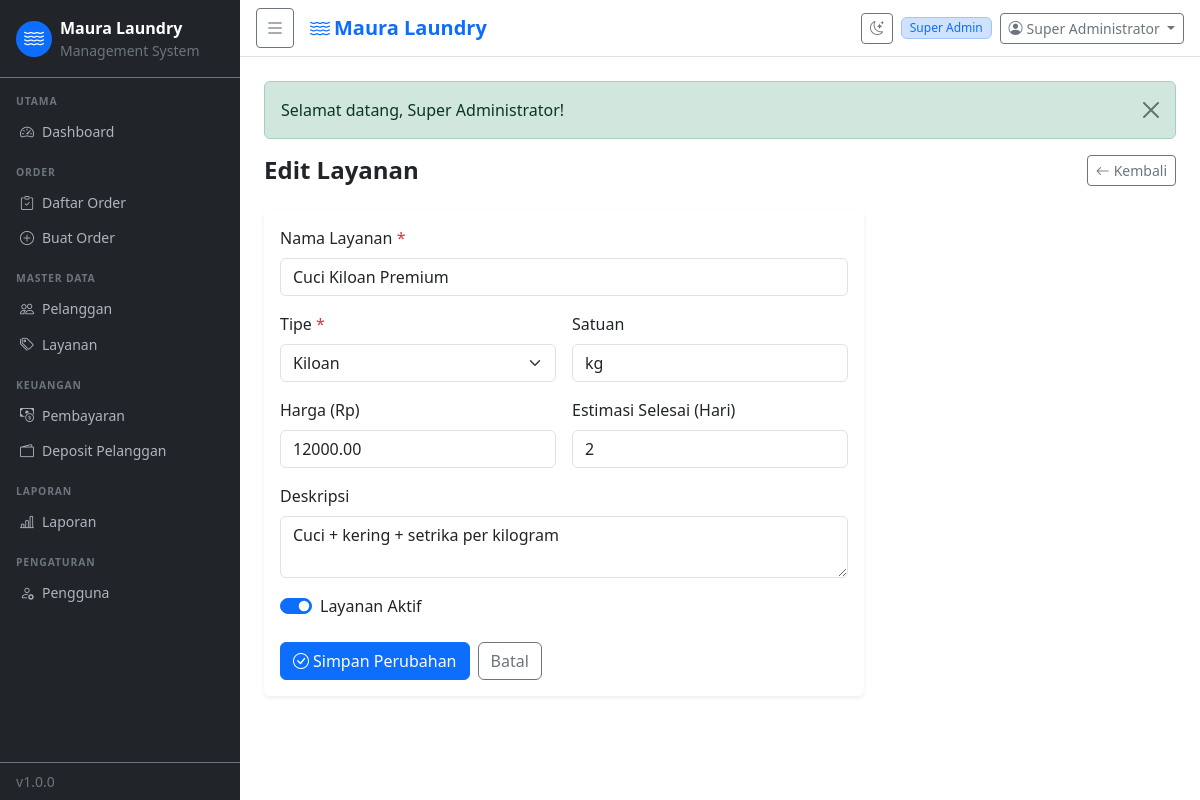
The page /pages/services/edit.php?id=2 (signed in) on the database its author committed.
### tables this page shows
CREATE TABLE `users` (
  `id` int(11) NOT NULL AUTO_INCREMENT,
  `role_id` int(11) NOT NULL,
  `name` varchar(100) NOT NULL,
  `username` varchar(50) NOT NULL,
  `email` varchar(150) NOT NULL,
  `phone` varchar(20) DEFAULT NULL,
  `password` varchar(255) NOT NULL,
  `email_verified` tinyint(1) NOT NULL DEFAULT 0,
  `email_token` varchar(100) DEFAULT NULL,
  `reset_token` varchar(100) DEFAULT NULL,
  `reset_expires` datetime DEFAULT NULL,
  `is_active` tinyint(1) NOT NULL DEFAULT 1,
  `created_at` datetime DEFAULT CURRENT_TIMESTAMP,
  PRIMARY KEY (`id`),
  UNIQUE KEY `username` (`username`),
  UNIQUE KEY `email` (`email`),
  KEY `role_id` (`role_id`),
  CONSTRAINT `u_role` FOREIGN KEY (`role_id`) REFERENCES `roles` (`id`)
);

CREATE TABLE `roles` (
  `id` int(11) NOT NULL AUTO_INCREMENT,
  `name` varchar(50) NOT NULL,
  `description` varchar(255) DEFAULT NULL,
  `created_at` datetime DEFAULT CURRENT_TIMESTAMP,
  PRIMARY KEY (`id`),
  UNIQUE KEY `name` (`name`)
);

CREATE TABLE `services` (
  `id` int(11) NOT NULL AUTO_INCREMENT,
  `name` varchar(100) NOT NULL,
  `type` enum('kiloan','satuan','express') NOT NULL,
  `price` decimal(10,2) NOT NULL,
  `unit` varchar(20) NOT NULL DEFAULT 'kg',
  `duration_days` int(11) NOT NULL DEFAULT 3,
  `description` text DEFAULT NULL,
  `is_active` tinyint(1) NOT NULL DEFAULT 1,
  `created_at` datetime DEFAULT CURRENT_TIMESTAMP,
  PRIMARY KEY (`id`)
);

### includes/auth.php (called while the page is built, shortened)
<?php
function is_logged_in(): bool {
    return !empty($_SESSION['user_id']);
}
function current_user(): ?array {
    static $user = null;
    if ($user === null) {
        $db   = db();
        $stmt = $db->prepare(
            "SELECT u.*, r.name AS role_name FROM users u
             JOIN roles r ON r.id = u.role_id
             WHERE u.id = ? AND u.is_active = 1"
        );
        $stmt->bind_param('i', $_SESSION['user_id']);
        $stmt->execute();
        $user = $stmt->get_result()->fetch_assoc();
    }
    return $user;
}
function user_permissions(): array {
    static $perms = null;
    if ($perms !== null) return $perms;
    $user = current_user();
    $db   = db();
    $stmt = $db->prepare(
        "SELECT p.name FROM permissions p
         JOIN role_permissions rp ON rp.permission_id = p.id
         WHERE rp.role_id = ?"
    );
    $stmt->bind_param('i', $user['role_id']);
    $stmt->execute();
    $result = $stmt->get_result();
    $perms  = [];
    while ($row = $result->fetch_assoc()) {
        $perms[] = $row['name'];
    }
    return $perms;
}
function can(string $permission): bool {
    return in_array($permission, user_permissions(), true);
}
function require_permission(string $permission): void {
    if (!can($permission)) {
        flash('error', 'Anda tidak memiliki akses ke halaman ini.');
        redirect(APP_URL . '/pages/dashboard.php');
    }
}

### includes/functions.php (called while the page is built, shortened)
<?php
function get_flash(): ?array {
    $f = $_SESSION['flash'] ?? null;
    return $f;
}
function h(string $s): string {
    return htmlspecialchars($s, ENT_QUOTES, 'UTF-8');
}

### pages/services/edit.php (the view, shortened to what this page needs)
<?php
require_once __DIR__ . '/../../../includes/functions.php';
require_once __DIR__ . '/../../../includes/auth.php';
require_permission('services.edit');
$db = db(); $id = (int)($_GET['id'] ?? 0); $errors = [];
$stmt = $db->prepare("SELECT * FROM services WHERE id = ?");
$stmt->bind_param('i', $id); $stmt->execute();
$svc = $stmt->get_result()->fetch_assoc(); $stmt->close();
require_once __DIR__ . '/../../includes/header.php';
?>
<div class="d-flex justify-content-between align-items-center mb-4">
  <h4 class="fw-bold mb-0">Edit Layanan</h4>
  <a href="<?= APP_URL ?>/pages/services/index.php" class="btn btn-outline-secondary btn-sm"><i class="bi bi-arrow-left me-1"></i>Kembali</a>
</div>
<div class="card border-0 shadow-sm" style="max-width:600px">
  <div class="card-body">
    <form method="POST" novalidate>
      <div class="mb-3">
        <label class="form-label">Nama Layanan <span class="text-danger">*</span></label>
        <input type="text" name="name" class="form-control" value="<?= h($svc['name']) ?>" required autofocus>
      </div>
      <div class="row g-3 mb-3">
        <div class="col-md-6">
          <label class="form-label">Tipe <span class="text-danger">*</span></label>
          <select name="type" class="form-select" required>
            <?php foreach (['kiloan','satuan','express'] as $t): ?>
              <option value="<?= $t ?>" <?= $svc['type']===$t?'selected':'' ?>><?= ucfirst($t) ?></option>
            <?php endforeach; ?>
          </select>
        </div>
        <div class="col-md-6">
          <label class="form-label">Satuan</label>
          <input type="text" name="unit" class="form-control" value="<?= h($svc['unit']) ?>">
        </div>
      </div>
      <div class="row g-3 mb-3">
        <div class="col-md-6">
          <label class="form-label">Harga (Rp)</label>
          <input type="number" name="price" class="form-control" min="0" step="500" value="<?= h($svc['price']) ?>">
        </div>
        <div class="col-md-6">
          <label class="form-label">Estimasi Selesai (Hari)</label>
          <input type="number" name="duration_days" class="form-control" min="1" value="<?= h($svc['duration_days']) ?>">
        </div>
      </div>
      <div class="mb-3">
        <label class="form-label">Deskripsi</label>
        <textarea name="description" class="form-control" rows="2"><?= h($svc['description'] ?? '') ?></textarea>
      </div>
      <div class="mb-4">
        <div class="form-check form-switch">
          <input class="form-check-input" type="checkbox" name="is_active" id="isActive" <?= $svc['is_active'] ? 'checked' : '' ?>>
          <label class="form-check-label" for="isActive">Layanan Aktif</label>
        </div>
      </div>
      <div class="d-flex gap-2">
        <button type="submit" class="btn btn-primary"><i class="bi bi-check-circle me-1"></i>Simpan Perubahan</button>
        <a href="<?= APP_URL ?>/pages/services/index.php" class="btn btn-outline-secondary">Batal</a>
      </div>
    </form>
  </div>
</div>
<?php require_once __DIR__ . '/../../includes/footer.php'; ?>

### includes/header.php (shortened to what this page needs)
<?php
$user  = current_user();
$flash = get_flash();
?>
<!DOCTYPE html>
<html lang="id">
<head>
  <link rel="stylesheet" href="https://cdn.jsdelivr.net/npm/bootstrap@5.3.8/dist/css/bootstrap.min.css">
  <link rel="stylesheet" href="https://cdn.jsdelivr.net/npm/bootstrap-icons@1.13.2/font/bootstrap-icons.min.css">
  <link rel="stylesheet" href="<?= APP_URL ?>/assets/css/style.css">
</head>
<body>
<div class="wrapper d-flex">
  <?php require_once __DIR__ . '/sidebar.php'; ?>
  <div class="main-content flex-grow-1">
    <nav class="navbar navbar-expand-lg navbar-light bg-white border-bottom px-3 py-2">
      <button class="btn btn-sm btn-outline-secondary me-3" id="sidebarToggle">
        <i class="bi bi-list fs-5"></i>
      </button>
      <span class="navbar-brand mb-0 fw-semibold text-primary">
        <i class="bi bi-water me-1"></i><?= APP_NAME ?>
      </span>
      <div class="ms-auto d-flex align-items-center gap-2">
        <button class="btn btn-sm btn-outline-secondary" id="darkToggle" title="Toggle tema">
          <i class="bi bi-moon-stars"></i>
        </button>
        <span class="badge bg-primary-subtle text-primary border border-primary-subtle">
          <?= h($user['role_name'] ?? '') ?>
        </span>
        <div class="dropdown">
          <button class="btn btn-sm btn-outline-secondary dropdown-toggle" data-bs-toggle="dropdown">
            <i class="bi bi-person-circle me-1"></i><?= h($user['name'] ?? '') ?>
          </button>
        </div>
      </div>
    </nav>
    <div class="p-4">
      <?php if ($flash): ?>
        <div class="alert alert-<?= $flash['type'] === 'error' ? 'danger' : h($flash['type']) ?> alert-dismissible fade show" role="alert">
          <?= h($flash['message']) ?>
          <button type="button" class="btn-close" data-bs-dismiss="alert"></button>
        </div>
      <?php endif; ?>

### assets/css/style.css (style rules this page uses)
:root { --sidebar-width: 240px; --sidebar-collapsed: 60px; --primary: #0d6efd; --page-bg: #f8f9fa; --card-bg: #ffffff; --text-primary: #212529; --border-color: #dee2e6; }
.wrapper { min-height: 100vh; }
.main-content { min-width: 0; }
.badge { font-size: .75em; font-weight: 500; }

### rows shown on the page
users: role.name "Super Admin", name "Super Administrator"
services: name "Cuci Kiloan Premium", type "Kiloan", unit "kg", price "12000.00", duration_days "2", description "Cuci + kering + setrika per kilogram", is_active "☑"

### other values the page prints
$label "Dashboard Daftar Order Buat Order Pelanggan Layanan Pembayaran Deposit Pelanggan Laporan Pengguna"
APP_VERSION "1.0.0"
APP_NAME "Maura Laundry"
$flash['message'] "Selamat datang, Super Administrator!"
